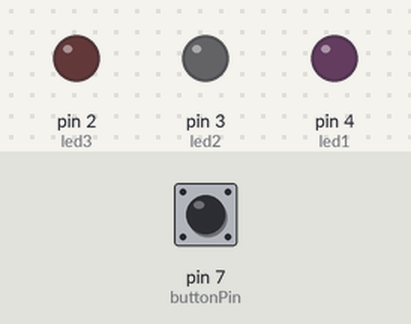
The sketch below on a simulated Arduino Uno, built with avr-gcc and run on an emulated ATmega328P. Shown: output pins drawn as LEDs (lit = HIGH). Dashed ring = blinking. The test bench sets the inputs (shaded band); at power-on: pin 7 (buttonPin) LOW.

Above: at 1.2 s.
1.3 s: pin 7 (buttonPin) pulled HIGH for 0.15 s
At 1.7 s:
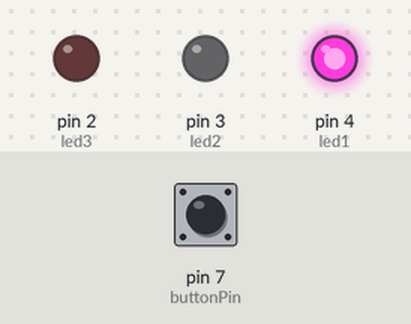
At 2.7 s:
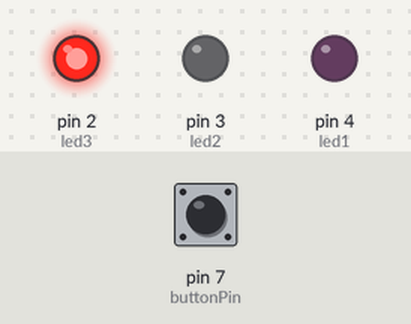
4.3 s: pin 7 (buttonPin) pulled HIGH for 3.2 s
At 5.1 s:
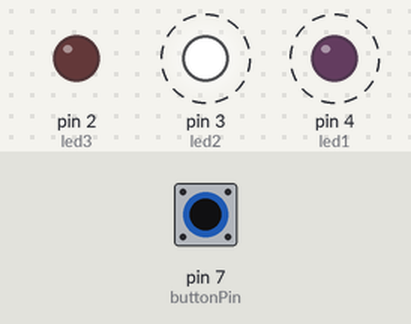
Timing chart, 0 to 10.3 s (numbered marks = the images above; inputs shaded):
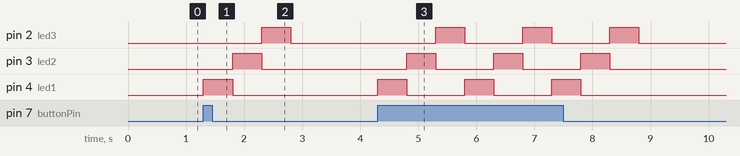

The sketch:

sketch.ino
```cpp
// Pin definisi
const int led1 = 4;
const int led2 = 3;
const int led3 = 2;
const int buttonPin = 7;

int buttonState = 0;

void setup() {
  // Atur pin LED sebagai output
  pinMode(led1, OUTPUT);
  pinMode(led2, OUTPUT);
  pinMode(led3, OUTPUT);

  // Atur pin push button sebagai input
  pinMode(buttonPin, INPUT);
}

void loop() {
  // Baca status push button
  buttonState = digitalRead(buttonPin);

  // Jika tombol ditekan, jalankan LED blink dari kiri ke kanan
  if (buttonState == HIGH) {
    digitalWrite(led1, HIGH);
    delay(500);
    digitalWrite(led1, LOW);

    digitalWrite(led2, HIGH);
    delay(500);
    digitalWrite(led2, LOW);

    digitalWrite(led3, HIGH);
    delay(500);
    digitalWrite(led3, LOW);
  }
  // Jika tombol tidak ditekan, matikan semua LED
  else {
    digitalWrite(led1, LOW);
    digitalWrite(led2, LOW);
    digitalWrite(led3, LOW);
  }
}
```

Measured:
- after the input at 1.3 s, pin 2 (led3): LOW → HIGH after 1.0 s, → LOW 0.50 s later; pin 3 (led2): LOW → HIGH after 0.50 s, → LOW 0.50 s later; pin 4 (led1): LOW → HIGH at once, → LOW 0.50 s later
- after the input at 4.3 s, pin 2 (led3): alternates HIGH for 0.50 s and LOW for 1.0 s, 6 changes in all, then stays LOW, starting after 1.0 s; pin 3 (led2): alternates HIGH for 0.50 s and LOW for 1.0 s, 6 changes in all, then stays LOW, starting after 0.50 s
